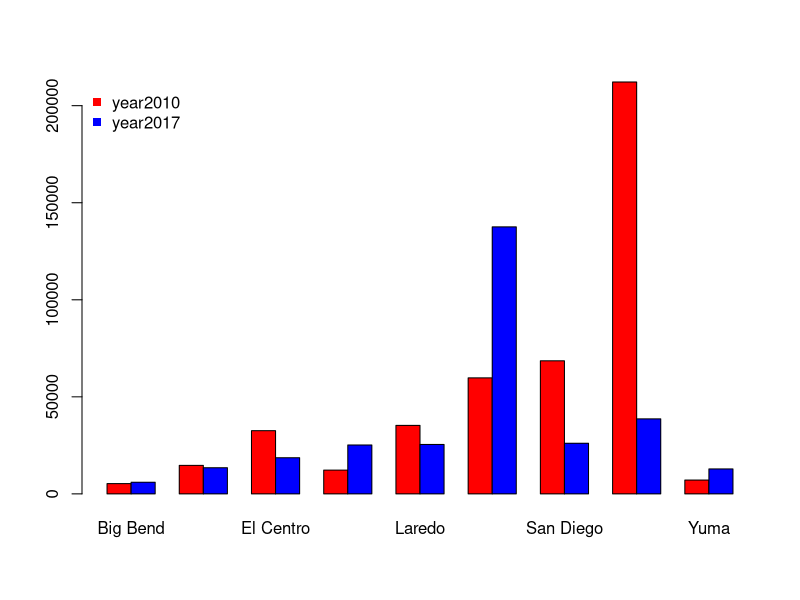
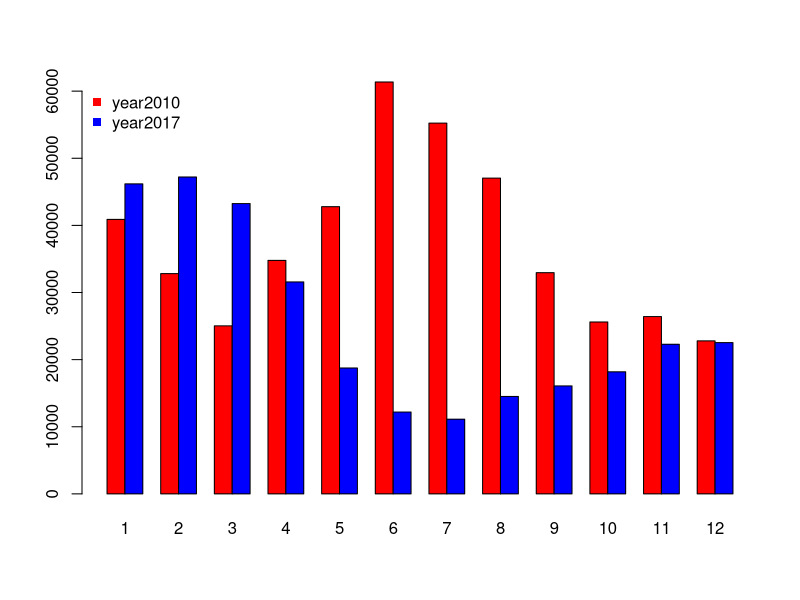

R code for these plots, in order:
A2010 <- read.csv("BP Apprehensions 2010.csv", header = TRUE, stringsAsFactors = FALSE)
A2017 <- read.csv("PB Apprehensions 2017.csv", header = TRUE, stringsAsFactors = FALSE)
#par(mfrow=c(2,2))

# Compare by sector
yearA <- as.data.frame(matrix(c(rowSums(A2010[,-1])),nrow = 1))

colnames(yearA) <- A2010[,1]

yearB<- as.data.frame(matrix(c(rowSums(A2017[,-1])),nrow = 1))

colnames(yearB) <- A2010[,1]

yearAB <- rbind(yearA, yearB)

row.names(yearAB) <- c("year2010", "year2017")

barplot(as.matrix(yearAB), beside = TRUE, col = c("red", "blue"), bty="n" )

legend("topleft", c("year2010","year2017"), pch=15,  col=c("red","blue"),  bty="n")

#Compare by month
yearA1 <- as.data.frame(matrix(c(colSums(A2010[,-1])),nrow = 1))

colnames(yearA1) <- c(1:12)

yearB1<- as.data.frame(matrix(c(colSums(A2017[,-1])),nrow = 1))

colnames(yearB1) <- c(1:12)

yearAB1 <- rbind(yearA1, yearB1)

row.names(yearAB1) <- c("year2010", "year2017")

barplot(as.matrix(yearAB1), beside = TRUE, col = c("red", "blue"), bty="n" )

legend("topleft", c("year2010","year2017"), pch=15,  col=c("red","blue"),  bty="n")
